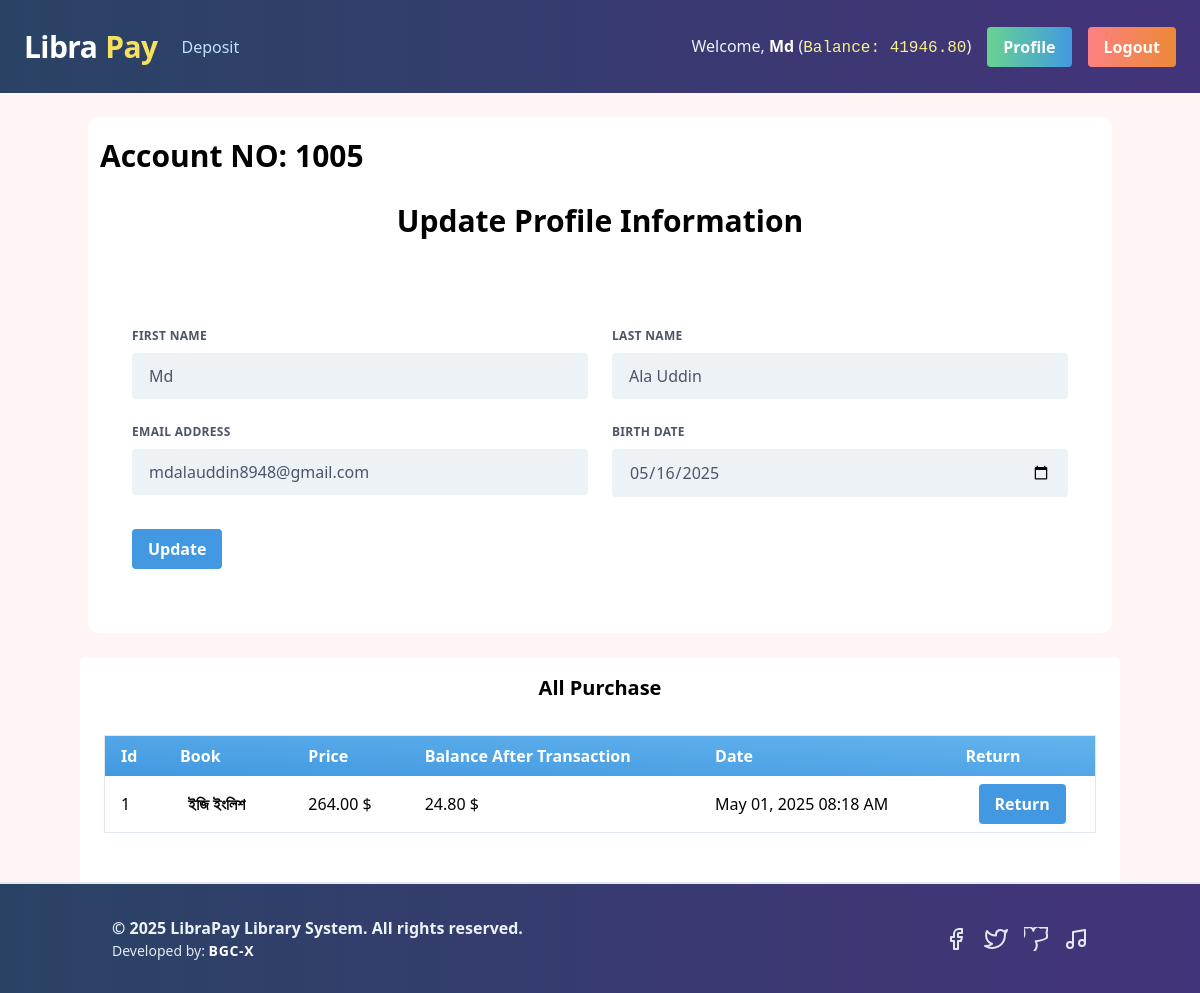
The page /accounts/profile/ (signed in) on the database its author committed.
### accounts/models.py (models this page shows, shortened)
class UserLibraryAccount(models.Model):
    user = models.OneToOneField(User, related_name='account', on_delete=models.CASCADE)
    account_no = models.IntegerField(unique=True)
    initial_deposite_date = models.DateField(auto_now_add=True)
    birth_date = models.DateField(null=True, blank=True)
    balance = models.DecimalField(default=0, max_digits=12, decimal_places=2)

### book/models.py (models this page shows, shortened)
class Bookpurchase(models.Model):
    user = models.ForeignKey(User, on_delete=models.CASCADE)
    book = models.ForeignKey(Book, on_delete=models.CASCADE)
    purchase_date = models.DateTimeField(auto_now_add=True)
    before_purchase_balance = models.DecimalField(max_digits=10, decimal_places=2)
    after_purchase_balance = models.DecimalField(max_digits=10, decimal_places=2)

class Book(models.Model):
    title = models.CharField(max_length=100)
    description = models.TextField()
    image = models.ImageField(upload_to='media/')
    price = models.DecimalField(max_digits=10, decimal_places=2)
    category = models.ForeignKey(Category, on_delete=models.CASCADE)

### accounts/views.py (the view, shortened to what this page needs)
# urls.py: path('profile/', ProfileView.as_view(), name='profile' ),
class ProfileView(LoginRequiredMixin, ListView):
    template_name = 'accounts/profile.html'
    balance = 0
    def get(self, request):
        user_purchases = Bookpurchase.objects.filter(user=request.user)
        account_balance = request.user.account.balance
        form = UserUpdateForm(instance=request.user)
        return render(request, self.template_name, {
            'user_purchases': user_purchases,
            'account_balance': account_balance,
            'form': form,
        })

### accounts/forms.py (shortened to what this page needs)
class UserUpdateForm(forms.ModelForm):
    birth_date = forms.DateField(widget=forms.DateInput(attrs={'type':'date'}))
    class Meta:
        model = User
        fields = ['first_name', 'last_name', 'email']
    def __init__(self, *args, **kwargs):
        super().__init__(*args, **kwargs)
        for field in self.fields:
            self.fields[field].widget.attrs.update({
                'class': (
                    'appearance-none block w-full bg-gray-200 '
                    'text-gray-700 border border-gray-200 rounded '
                    'py-3 px-4 leading-tight focus:outline-none '
                    'focus:bg-white focus:border-gray-500'
                )
            })
        if self.instance:
            try:
                user_account = self.instance.account
            except UserLibraryAccount.DoesNotExist:
                user_account = None
            if user_account:
                self.fields['birth_date'].initial = user_account.birth_date

### accounts/templates/accounts/profile.html (shortened to what this page needs)
{% extends 'base.html' %} {% load static %} {% load humanize %}
{% block head_title %}Library Management{% endblock %} {% block content %}
<div class="bg-white px-3 py-4 rounded-xl my-6">
  <h4 class="font-bold text-3xl text-left pb-5">Account NO: {{request.user.account.account_no}}</h4>
  <h1 class="font-bold text-3xl text-center pb-5">Update Profile Information</h1>
  <div class="w-full mt-10">
      <form method="post" class="bg-white  px-8 pt-6 pb-8 mb-4">
          <div class="flex flex-wrap -mx-3 mb-6">
              <div class="w-full md:w-1/2 px-3 mb-6 md:mb-0">
                  <label class="block uppercase tracking-wide text-gray-700 text-xs font-bold mb-2" for="{{ form.first_name.id_for_label }}">
                      {{ form.first_name.label }}
                  </label> {{ form.first_name }}
              </div>
              <div class="w-full md:w-1/2 px-3">
                  <label class="block uppercase tracking-wide text-gray-700 text-xs font-bold mb-2" for="{{ form.last_name.id_for_label }}">
                      {{ form.last_name.label }}
                  </label> {{ form.last_name }}
              </div>
          </div>
          <div class="flex flex-wrap -mx-3 mb-6">
              <div class="w-full md:w-1/2 px-3 mb-6 md:mb-0">
                  <label class="block uppercase tracking-wide text-gray-700 text-xs font-bold mb-2" for="{{ form.email.id_for_label }}">
                      {{ form.email.label }}
                  </label> {{ form.email }}
              </div>
              <div class="w-full md:w-1/2 px-3 mb-6 md:mb-0">
                <label class="block uppercase tracking-wide text-gray-700 text-xs font-bold mb-2" for="{{ form.birth_date.id_for_label }}">
                    {{ form.birth_date.label }}
                </label> {{ form.birth_date }}
            </div>
          </div>
          <div class="flex flex-wrap -mx-3">
              <div class="w-full md:w-1/2 px-3 mb-6 md:mb-0">
              </div>
              <div class="w-full md:w-1/2 px-3 mb-6 md:mb-0">
              </div>
          </div>
          <div class="flex items-center justify-between">
              <button class="bg-blue-500 hover:bg-blue-700 text-white font-bold py-2 px-4 rounded focus:outline-none focus:shadow-outline" type="submit">
                  Update
              </button>
          </div>
      </form>
  </div>
</div>
{% if user_purchases %}
<div x-data="{ showModal: false, selectedPurchaseId: null }">
    <div class="flex flex-wrap -mx-2 bg-white rounded-md mb-20 pb-16">
        <div class="container p-2 mx-auto sm:p-4 dark:text-gray-100">
            <h5 class="font-bold text-xl text-center">All Purchase</h5>
            <div class="overflow-x-auto">
                <table class="table-auto mx-auto w-full px-5 rounded-xl mt-8 border dark:border-neutral-500">
                    <thead class="bg-purple-900 text-white text-left">
                        <tr class="bg-gradient-to-tr from-blue-500 to-blue-400 text-white font-bold">
                            <th class="px-4 py-2">Id</th>
                            <th class="px-4 py-2">Book</th>
                            <th class="px-4 py-2">Price</th>
                            <th class="px-4 py-2">Balance After Transaction</th>
                            <th class="px-4 py-2">Date</th>
                            <th class="px-4 py-2">Return</th>
                        </tr>
                    </thead>
                    <tbody>
                        {% for purchase in user_purchases %}
                        <tr class="border-b dark:border-neutral-500">
                            <td class="px-4 py-2">{{ purchase.book.id }}</td>
                            <td class="px-4 py-3">
                                <span class="px-2 py-1 font-bold">{{ purchase.book.title }}</span>
                            </td>
                            <td class="px-4 py-2">{{ purchase.book.price }} $</td>
                            <td class="px-4 py-2">{{ purchase.after_purchase_balance }} $</td>
                            <td class="px-4 py-2">{{ purchase.purchase_date|date:"F d, Y h:i A" }}</td>
                            <td class="px-4 py-2 text-center">
                                <button @click="showModal = true; selectedPurchaseId = {{ purchase.pk }}" class="bg-blue-500 hover:bg-blue-700 text-white font-bold py-2 px-4 rounded">
                                    Return
                                </button>
                            </td>
                        </tr>
                        {% endfor %}
                    </tbody>
                </table>
            </div>
        </div>
    </div>
</div>
{% endif %}
{% endblock %}

### core/templates/navbar.html (shortened to what this page needs)
<nav class="flex items-center justify-between flex-wrap bg-gradient-to-r from-blue-900 to-purple-900 p-6">
    <div class="flex items-center flex-shrink-0 text-white mr-6">
        <span class="font-semibold text-2xl tracking-tight">
            <a href="/" class="text-white hover:text-blue-200 transition duration-300 flex items-center">
                <span class="font-['Libre_Baskerville'] text-3xl mr-2">Libra</span>
                <span id="pay-logo" class="text-3xl font-bold text-yellow-400 transition duration-500">Pay</span>
            </a>
        </span>
    </div>
    <div class="w-full block flex-grow lg:flex lg:items-center lg:w-auto">
        {% if request.user.is_authenticated %}
            <div class="text-md lg:flex-grow">
                <a href="{% url 'deposit' %}" class="block mt-4 lg:inline-block lg:mt-0 text-blue-200 hover:text-white mr-4 transition duration-300 hover:font-semibold">
                    Deposit
                </a>
            </div>
            <div class="flex w-auto items-center">
                <span class="text-gray-200 hidden lg:inline">
                    Welcome, <span class="font-semibold text-white">{{ request.user.first_name }}</span>
                    (<span class="font-mono text-yellow-300">Balance: {{ request.user.account.balance }}</span>)
                </span>
                <a href="{% url 'profile' %}" class="bg-gradient-to-r from-green-400 to-blue-500 hover:from-green-500 hover:to-blue-600 text-white font-bold py-2 px-4 rounded focus:outline-none focus:shadow-outline transition duration-300 ml-4">
                    Profile
                </a>
                <a href="{% url 'logout' %}" class="bg-gradient-to-r from-red-400 to-orange-500 hover:from-red-500 hover:to-orange-600 text-white font-bold py-2 px-4 rounded focus:outline-none focus:shadow-outline transition duration-300 ml-4">
                    Logout
                </a>
            </div>
        {% endif %}
    </div>
</nav>

### rows shown on the page
Bookpurchase: book.id "1", book "ইজি ইংলিশ", book.price "264.00", after_purchase_balance "24.80", purchase_date "May 01, 2025 08:18 AM"

### other values the page prints
{{ request.user.first_name }} "Md"
{{ request.user.account.balance }} "41946.80"
{{ request.user.account.account_no }} "1005"
